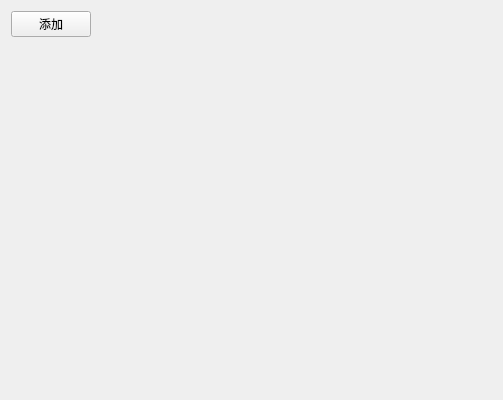
<?xml version="1.0" encoding="UTF-8"?>
<ui version="4.0">
 <class>DeviceView</class>
 <widget class="QWidget" name="DeviceView">
  <property name="geometry">
   <rect>
    <x>0</x>
    <y>0</y>
    <width>503</width>
    <height>400</height>
   </rect>
  </property>
  <property name="windowTitle">
   <string>Form</string>
  </property>
  <layout class="QGridLayout" name="gridLayout">
   <item row="1" column="0">
    <widget class="ScrollAreaForm" name="srollArea_device" native="true"/>
   </item>
   <item row="0" column="0">
    <layout class="QHBoxLayout" name="horizontalLayout">
     <item>
      <widget class="QPushButton" name="pushButton_add">
       <property name="text">
        <string>添加</string>
       </property>
      </widget>
     </item>
     <item>
      <spacer name="horizontalSpacer">
       <property name="orientation">
        <enum>Qt::Horizontal</enum>
       </property>
       <property name="sizeHint" stdset="0">
        <size>
         <width>40</width>
         <height>20</height>
        </size>
       </property>
      </spacer>
     </item>
    </layout>
   </item>
  </layout>
 </widget>
 <customwidgets>
  <customwidget>
   <class>ScrollAreaForm</class>
   <extends>QWidget</extends>
   <header>ScrollAreaForm.h</header>
   <container>1</container>
  </customwidget>
 </customwidgets>
 <resources/>
 <connections/>
</ui>
